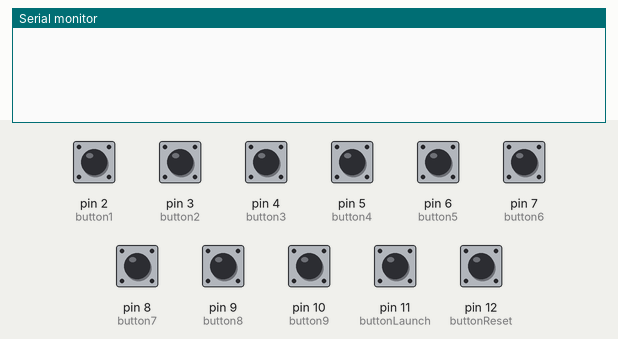
A sketch run on a simulated Arduino Uno, built with avr-gcc and run on an emulated ATmega328P. Parts: the last lines printed to the serial monitor. Inputs (shaded band) come from the test bench; at power-on: pin 2 (button1), pin 3 (button2), pin 4 (button3), pin 5 (button4), pin 6 (button5), pin 7 (button6), pin 8 (button7), pin 9 (button8), pin 10 (button9), pin 11 (buttonLaunch), pin 12 (buttonReset) HIGH.

Above: at 1.2 s.
1.3 s: pin 2 (button1) pulled LOW for 0.15 s
At 2.5 s:
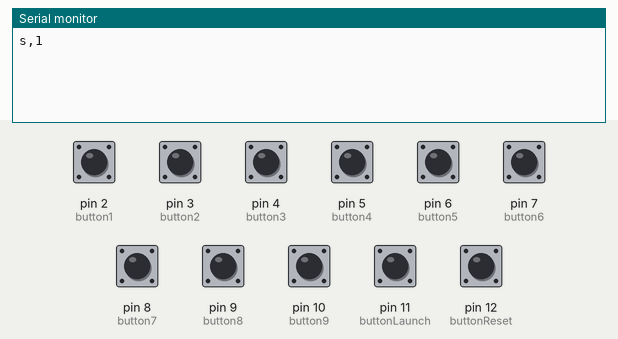
2.9 s: pin 5 (button4) pulled LOW for 0.15 s
At 3.7 s:
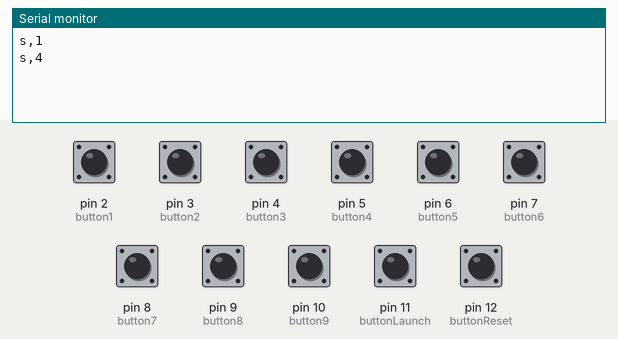
4.5 s: pin 8 (button7) pulled LOW for 0.15 s
At 6.2 s:
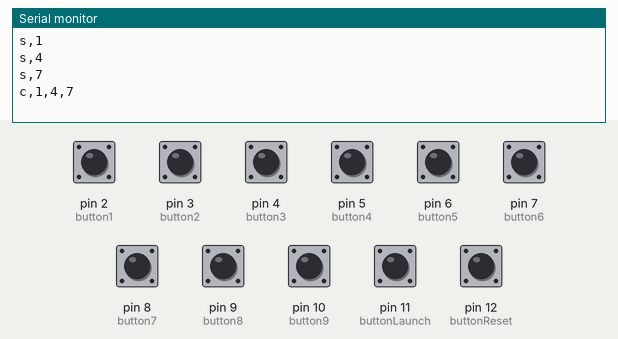
6.5 s: pin 11 (buttonLaunch) pulled LOW for 0.15 s
At 7.6 s:
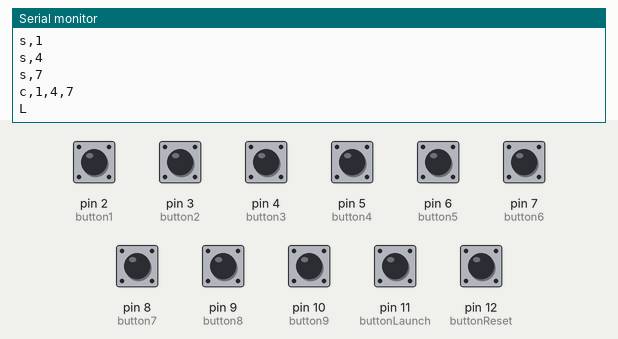
8.1 s: pin 12 (buttonReset) pulled LOW for 0.15 s
At 8.9 s:
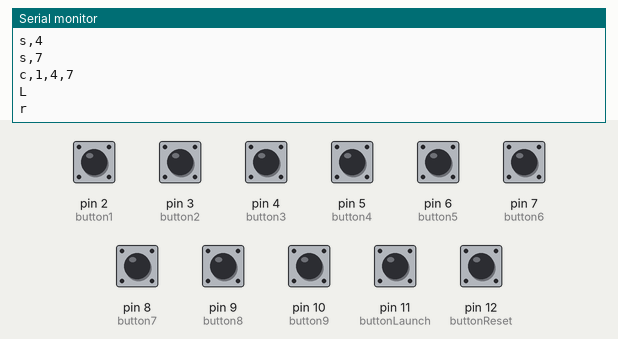

The sketch:

P2M5_CG2.ino
```cpp
/*

  Final Code for P2M7 -- File Name not renamed from prior file
  Xing Hao Huang - huang.xingh@northeastern.edu
  Component Grid 2
  Descriptions: Read changes in limit switches / buttons, sends code through Serial
  Change for b1 through b9, change all digitalRead == HIGH to change to detect lifting up pieces instead of pressing down siwtches

*/

const int buttonLaunch = 11;
const int buttonReset = 12;

const int button1 = 2;            // button pin
const int button2 = 3;            // button pin
const int button3 = 4;            // button pin
const int button4 = 5;            // button pin
const int button5 = 6;            // button pin
const int button6 = 7;            // button pin
const int button7 = 8;            // button pin
const int button8 = 9;            // button pin
const int button9 = 10;           // button pin
//VARIABLES

void setup()
{
  Serial.begin(9600);
  // pin modes
  pinMode(button1, INPUT_PULLUP);
  pinMode(button2, INPUT_PULLUP);
  pinMode(button3, INPUT_PULLUP);
  pinMode(button4, INPUT_PULLUP);
  pinMode(button5, INPUT_PULLUP);
  pinMode(button6, INPUT_PULLUP);
  pinMode(button7, INPUT_PULLUP);
  pinMode(button8, INPUT_PULLUP);
  pinMode(button9, INPUT_PULLUP);

  pinMode(buttonLaunch, INPUT_PULLUP);
  pinMode(buttonReset, INPUT_PULLUP);

}

void loop()
{

  bool bS = 0;
  int row1 = 0;
  int row2 = 0;
  int row3 = 0;
  int info = 0;
  int s1 = 0;
  int s2 = 0;
  int s3 = 0;
  bool b1, b2, b3, b4, b5, b6, b7, b8, b9, bR, bL;
  char rCode[32] = {'a'};

  while (info < 3)
  {
    if (row1 == 0) // detects changes to first row, only activates if no changes have occurred
    {
      b1 = digitalRead(button1);
      b2 = digitalRead(button2);
      b3 = digitalRead(button3);
      if (b1 == LOW)
      {
        row1 = 1;
        s1 = 1;
      }
      else if (b2 == LOW)
      {
        row1 = 2;
        s1 = 2;
      }
      else if (b3 == LOW)
      {
        row1 = 3;
        s1 = 3;
      }
    }
    if (row2 == 0) // detects changes to second row, only activates if no changes have occurred
    {
      b4 = digitalRead(button4);
      b5 = digitalRead(button5);
      b6 = digitalRead(button6);

      if (b4 == LOW)
      {
        row2 = 4;
        s2 = 4;
      }
      else if (b5 == LOW)
      {
        row2 = 5;
        s2 = 5;
      }
      else if (b6 == LOW)
      {
        row2 = 6;
        s2 = 6;
      }
    }
    if (row3 == 0) // detects changes to third row, only activates if no changes have occurred
    {
      b7 = digitalRead(button7);
      b8 = digitalRead(button8);
      b9 = digitalRead(button9);

      if (b7 == LOW)
      {
        row3 = 7;
        s3 = 7;
      }
      else if (b8 == LOW)
      {
        row3 = 8;
        s3 = 8;
      }
      else if (b9 == LOW)
      {
        row3 = 9;
        s3 = 9;
      }
    }

    if (s1 != 0)
    {
      Serial.print('s'); // Component Grid 2 Sound for first row
      Serial.print(',');
      Serial.print(s1);
      Serial.print('\n');
      s1 = 0;
      info += 1;
      delay(500);
    }

    if (s2 != 0)
    {
      Serial.print('s'); // Component Grid 2 Sound for second row
      Serial.print(",");
      Serial.print(s2);
      Serial.print('\n');
      s2 = 0;
      info += 1;
      delay(500);
    }

    if (s3 != 0)
    {
      Serial.print('s'); // Component Grid 2 Sound for third row
      Serial.print(',');
      Serial.print(s3);
      Serial.print('\n');
      s3 = 0;
      info += 1;
      delay(500);
    }
  }

    Serial.print("c"); // Component Grid 2 Check
    Serial.print(","); // sends selected component choices through Serial
    Serial.print(row1);
    Serial.print(',');
    Serial.print(row2);
    Serial.print(',');
    Serial.print(row3);
    Serial.print('\n');

    delay(500);

  while (info == 3)
  {
    char rCode = Serial.read();

    bL = digitalRead(buttonLaunch);
    bR = digitalRead(buttonReset);


    if (bL == LOW) // if launch button is pressed, tell Serial
    {
      Serial.print('L');
      Serial.print('\n');
      delay(500);
    }
    if (bR == LOW) // if reset button is pressed, tell Serial
    {
      Serial.print('r');
      Serial.print('\n');
      delay(500);
    }

    // checks if components are in correct position to reset
    b1 = digitalRead(button1);
    b2 = digitalRead(button2);
    b3 = digitalRead(button3);
    b4 = digitalRead(button4);
    b5 = digitalRead(button5);
    b6 = digitalRead(button6);
    b7 = digitalRead(button7);
    b8 = digitalRead(button8);
    b9 = digitalRead(button9);

    // comment out if buttons are meant to be in HIGH for reset
    b1 = !b1;
    b2 = !b2;
    b3 = !b3;
    b4 = !b4;
    b5 = !b5;
    b6 = !b6;
    b7 = !b7;
    b8 = !b8;
    b9 = !b9;
    // comment out if buttons are meant to be in HIGH for reset

    bS = b1 + b2 + b3 + b4 + b5 + b6 + b7 + b8 + b9;

    if (Serial.available())
    {
      if ((rCode == 'r') & (bS == 0)) // if components are in right position, allow for reset
      {
        Serial.print('g'); // Component Grid 2 Good
        Serial.print('\n');
        break;
      }
      if ((rCode == 'r') & (bS != 0)) // if components are in right position, do not allow for reset
      {
        Serial.print('b'); // Component Grid 2 Bad
        Serial.print('\n');
        delay(2000);
      }
    }
  }
}
```

Measured:
- after the input at 1.3 s, the serial monitor: prints a new line at once (image 1)
- after the input at 2.9 s, the serial monitor: prints a new line at once (image 2)
- after the input at 4.5 s, the serial monitor: prints a new line at once (image 3)
- after the input at 6.5 s, the serial monitor: prints a new line at once (image 4)
- after the input at 8.1 s, the serial monitor: prints a new line at once (image 5)
